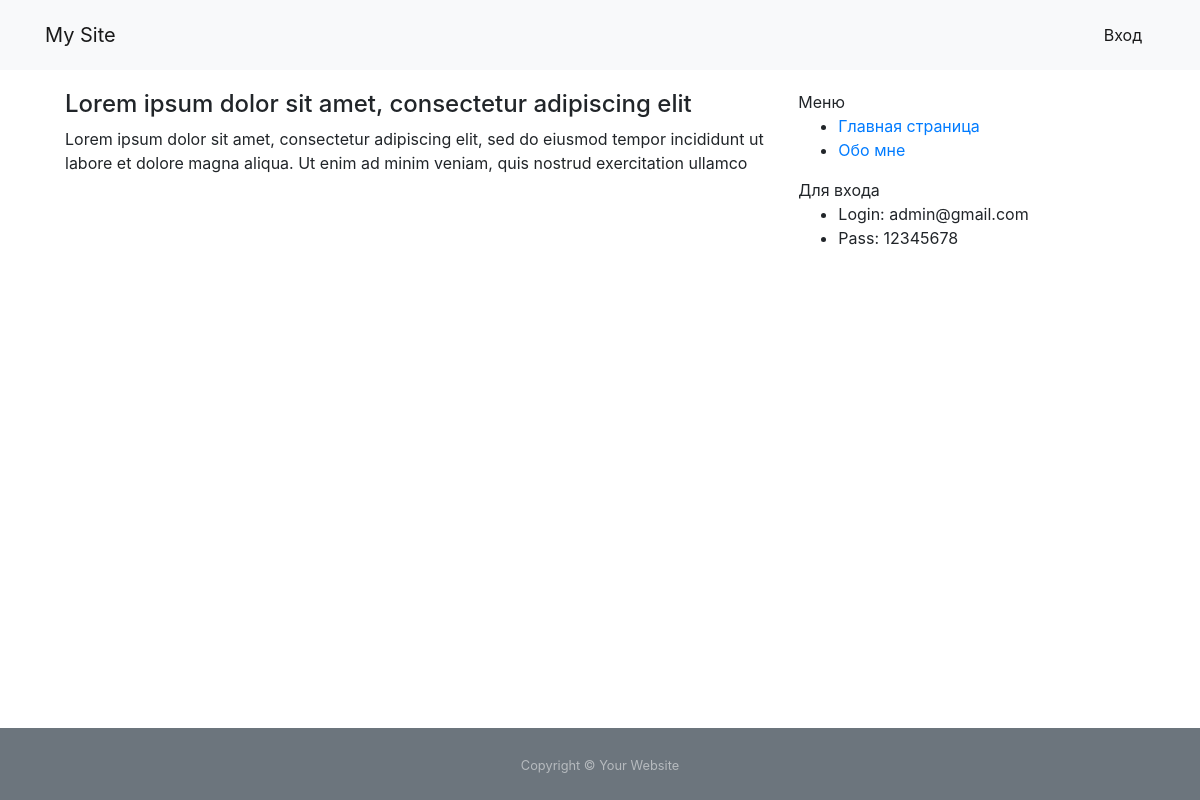
/articles/1, run on the app's committed database.
### tables this page shows
CREATE TABLE `articles` (
  `id` int(11) NOT NULL AUTO_INCREMENT,
  `author_id` int(11) NOT NULL,
  `name` varchar(255) NOT NULL,
  `text` text NOT NULL,
  `created_at` datetime NOT NULL DEFAULT current_timestamp(),
  PRIMARY KEY (`id`)
);

### src/Controllers/ArticlesController.php (called while the page is built, shortened)
<?php
class ArticlesController extends AbstractController
{
    public function view(int $articleId): void
    {
        $article = Article::getById($articleId);
        $this->metaTag->setTitle('My Site | ' . $article->getName());
        $this->metaTag->setKeywords('новое, статья');
        $this->metaTag->setDescription($article->getName());
        $this->view->renderHtml('articles/view.php', [
            'article' => $article,
            'metaTag' => $this->metaTag
        ]);
    }
}

### src/Components/Router.php (called while the page is built, shortened)
<?php
class Router
{
    private $routes;
    public function __construct()
    {
        $routesPath = __DIR__ . '/../../src/config/routes.php';
        $this->routes = require $routesPath;
    }
    public function run(): void
    {
        $this->route = $_GET['route'];
        foreach ($this->routes as $pattern => $controllerAndAction) {
            preg_match($pattern, $this->route, $matches);
            if (!empty($matches)) {
                break;
            }
        }
        unset($matches[0]);
        $actionName = $controllerAndAction[1];
        $controller = new $controllerName();
        $controller->$actionName(...$matches);
    }
}

### www/index.php (called while the page is built, shortened)
<?php
try {
$router = new Router();
$router->run();
} catch (\Exceptions\DbException $e) {
    $view = new \View\View(__DIR__ . '/../templates/errors');
    $view->renderHtml('500.php', ['error' => $e->getMessage()], 500);
} catch (\Exceptions\NotFoundException $e) {
    $view = new \View\View(__DIR__ . '/../templates/errors');
    $view->renderHtml('404.php', ['error' => $e->getMessage()], 404);
} catch (\Exceptions\UnauthorizedException $e) {
    $view = new \View\View(__DIR__ . '/../templates/errors');
    $view->renderHtml('401.php', ['error' => $e->getMessage()], 401);
}

### src/config/db_settings.php (called while the page is built)
<?php
return [
    'db' => [
        'host' => 'localhost',
        'dbname' => 'myproject',
        'user' => 'userproject',
        'password' => 'userpass',
    ]
];

### src/Components/Db.php (called while the page is built, shortened)
<?php
class Db {
    private static $instance;
    private $pdo;
    private function __construct() {
        $dbOptions = (require __DIR__ . '../../config/db_settings.php')['db'];
        try {
        $this->pdo = new \PDO(
                'mysql:host=' . $dbOptions['host'] . ';dbname=' . $dbOptions['dbname'],
                $dbOptions['user'],
                $dbOptions['password']
        );
        $this->pdo->exec('SET NAMES UTF8');
        } catch (\PDOException $e) {
            throw new DbException('Ошибка при подключении к базе данных ' . $e->getMessage());
        }
    }
    public function query(string $sql, $params = [], string $className = 'stdClass'): ?array {
        $sth = $this->pdo->prepare($sql);
        $result = $sth->execute($params);
        return $sth->fetchAll(\PDO::FETCH_CLASS, $className);
    }
    public static function getInstance(): self {
        if (self::$instance === null) {
            self::$instance = new self();
        }
        return self::$instance;
    }
}

### src/Models/ActiveRecordEntity.php (called while the page is built, shortened)
<?php
abstract class ActiveRecordEntity
{
    private function underscoreToCamelCase(string $source): string
    {
        return lcfirst(str_replace('_', '', ucwords($source, '_')));
    }
    public static function getById(int $id): ?self
    {
        $db = Db::getInstance();
        $entities = $db->query(
                'SELECT * FROM ' . static::getTableName() . ' WHERE id = :id;',
                [':id' => $id],
                static::class
        );
        return $entities ? $entities[0] : null;
    }
}

### src/Models/Articles/Article.php (called while the page is built, shortened)
<?php
class Article extends ActiveRecordEntity
{
    protected $name;
    protected $text;
    public function getName(): string
    {
        return $this->name;
    }
    public function getText(): string
    {
        return $this->text;
    }
    protected static function getTableName(): string
    {
        return 'articles';
    }
}

### templates/articles/view.php (the view, shortened to what this page needs)
<?php include __DIR__ . '/../header.php'; ?>
<div class="container">
    <div class="card-body">
        <div class="row">
            <div class="col-8">
                <h4><?= $article->getName() ?></h4>
                <p><?= $article->getText() ?></p>
            </div>
            <?php include __DIR__ . '/../menu.php'; ?>
        </div>
    </div>
</div>
<?php include __DIR__ . '/../footer.php'; ?>

### data on the page
articles: name "Lorem ipsum dolor sit amet, consectetur adipiscing elit", text "Lorem ipsum dolor sit amet, consectetur adipiscing elit, sed do eiusmod tempor incididunt ut labore et dolore magna aliqua. Ut enim ad minim veniam, quis nostrud exercitation ullamco"
